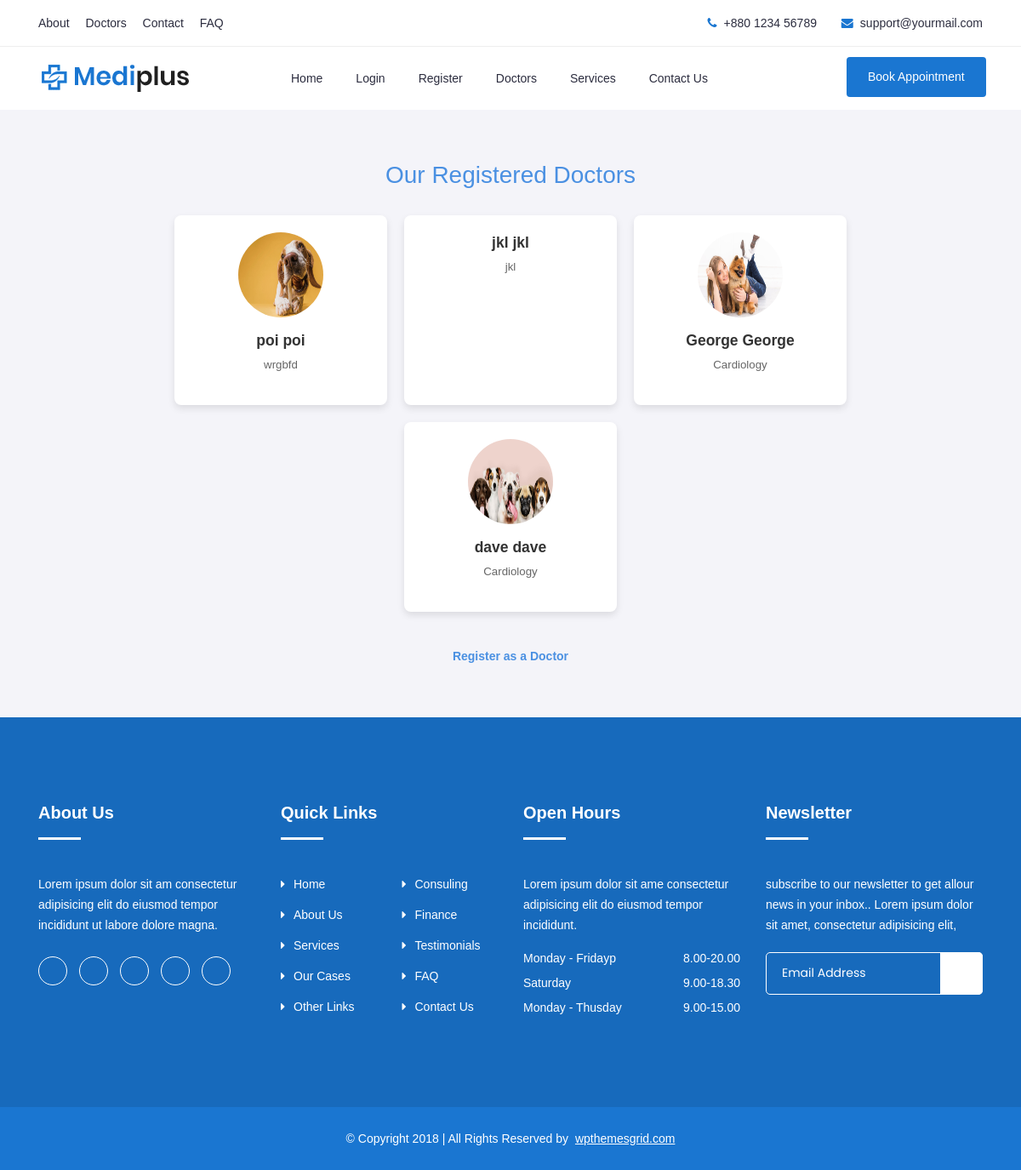
The app's page /doctors/ with its own data.
### appointments/models.py (models this page shows, shortened)
class Doctor(models.Model):
    user = models.OneToOneField(User, on_delete=models.CASCADE)
    profile_pic = models.FileField(upload_to='doctor_profile', null=True, blank=True)
    phone_number = models.CharField(max_length=250)
    address = models.TextField(blank=True, null=True)
    specialization = models.CharField(max_length=250)
    is_approved = models.BooleanField(default=False)

### appointments/views.py (the view)
# urls.py: path('doctors/', views.doctors_list, name='doctors_list'),
def doctors_list(request):
    doctors = Doctor.objects.all()  # Fetch all registered doctors
    return render(request, 'doctors.html', {'doctors': doctors, 'page':'doctors'})

### templates/doctors.html (shortened to what this page needs)
{% extends 'base.html' %}
{% load static %}
{% block content %}
<div class="containers">
    <h2 class="title">Our Registered Doctors</h2>
    <div class="doctor-cards">
        {% for doctor in doctors %}
            <div class="doctor-card">
                {% if doctor.profile_pic %}
                    <img src="{{ doctor.profile_pic.url }}" alt="Doctor Image">
                {% endif %}
                <div class="doctor-name">{{ doctor.user.first_name }} {{ doctor.user.last_name }}</div>
                <div class="doctor-specialty">{{ doctor.specialization }}</div>
            </div>
        {% empty %}
            <p class="no-doctors">No doctors registered yet.</p>
        {% endfor %}
    </div>
    <a href="{% url 'register_doctor' %}" class="register-link">Register as a Doctor</a>
</div>
{% endblock %}

### templates/base.html (shortened to what this page needs)
{% load static %}
<!doctype html>
<html class="no-js" lang="zxx">
    <head>
		<link rel="stylesheet" href="{% static '' %}css/bootstrap.min.css">
		<link rel="stylesheet" href="{% static '' %}css/nice-select.css">
        <link rel="stylesheet" href="{% static '' %}css/font-awesome.min.css">
        <link rel="stylesheet" href="{% static '' %}css/icofont.css">
		<link rel="stylesheet" href="{% static '' %}css/slicknav.min.css">
        <link rel="stylesheet" href="{% static '' %}css/owl-carousel.css">
		<link rel="stylesheet" href="{% static '' %}css/datepicker.css">
        <link rel="stylesheet" href="{% static '' %}css/animate.min.css">
        <link rel="stylesheet" href="{% static '' %}css/magnific-popup.css">
        <link rel="stylesheet" href="{% static '' %}css/normalize.css">
        <link rel="stylesheet" href="{% static '' %}css/style.css">
        <link rel="stylesheet" href="{% static '' %}css/responsive.css">
    </head>
    <body>
		<header class="header" >
			<div class="topbar">
				<div class="container">
					<div class="row">
						<div class="col-lg-6 col-md-5 col-12">
							<ul class="top-link">
								<li><a href="#">About</a></li>
								<li><a href="#">Doctors</a></li>
								<li><a href="#">Contact</a></li>
								<li><a href="#">FAQ</a></li>
							</ul>
						</div>
						<div class="col-lg-6 col-md-7 col-12">
							<ul class="top-contact">
								<li><i class="fa fa-phone"></i>+880 1234 56789</li>
								<li><i class="fa fa-envelope"></i><a href="mailto:support@yourmail.com">support@yourmail.com</a></li>
							</ul>
						</div>
					</div>
				</div>
			</div>
			<div class="header-inner">
				<div class="container">
					<div class="inner">
						<div class="row">
							<div class="col-lg-3 col-md-3 col-12">
								<div class="logo">
									<a href="/"><img src="{% static '' %}img/logo.png" alt="#"></a>
								</div>
							</div>
							<div class="col-lg-7 col-md-9 col-12">
								<div class="main-menu">
									<nav class="navigation">
										<ul class="nav menu">
											{% if page == 'index' %}
											<li class="active"><a href="{% url 'index' %}">Home </a></li>
											{% else %}
											<li><a href="{% url 'index' %}">Home </a></li>
											{% endif %}
                                            {% if user.is_authenticated %}
												{% if user.is_staff %}
													{% if user.is_superuser %}
														{% if page == 'dashboard' %}
															<li class="active"><a href="{% url 'view_appointments' %}">Welcome, {{ user.username }}!</a></li>
														{% else %}
															<li><a href="{% url 'view_appointments' %}">Welcome, {{ user.username }}!</a></li>
														{% endif %}
													{% else %}
														{% if page == 'dashboard' %}
															<li class="active"><a href="{% url 'doctor_profile' %}">Welcome, {{ user.username }}!</a></li>
														{% else %}
															<li><a href="{% url 'doctor_profile' %}">Welcome, {{ user.username }}!</a></li>
														{% endif %}
														{% if page == 'dashboard' %}
															<li class="active"><a href="{% url 'doctor_dashboard' %}">Your Appointments</a></li>
														{% else %}
															<li><a href="{% url 'doctor_dashboard' %}">Your Appointments</a></li>
														{% endif %}
													{% endif %}
												{% else %}
                                                	<li><a href="{% url 'patient_profile' %}">Welcome, {{ user.username }}!</a></li>
                                                	<li><a href="{% url 'patient_dashboard' %}">Your Appointments</a></li>
												{% endif %}
                                                <li><a href="{% url 'logout' %}">Logout</a></li>
                                            {% else %}
                                                <li><a href="{% url 'login' %}">Login</a></li>
												<li><a href="{% url 'register_patient' %}">Register</a></li>
                                            {% endif %}
											<li><a href="{% url 'doctors_list' %}">Doctors </a></li>
											<li><a href="#">Services </a></li>
											<li><a href="contact">Contact Us</a></li>
										</ul>
									</nav>
								</div>
							</div>
							<div class="col-lg-2 col-12">
								<div class="get-quote">
									<a href="{% url 'book_appointment' %}" class="btn">Book Appointment</a>
								</div>
							</div>
						</div>
					</div>
				</div>
			</div>
		</header>
        {% block content %}
        {% endblock %}
		<footer id="footer" class="footer ">
			<div class="footer-top">
				<div class="container">
					<div class="row">
						<div class="col-lg-3 col-md-6 col-12">
							<div class="single-footer">
								<h2>About Us</h2>
								<p>Lorem ipsum dolor sit am consectetur adipisicing elit do eiusmod tempor incididunt ut labore dolore magna.</p>
								<ul class="social">
									<li><a href="#"><i class="icofont-facebook"></i></a></li>
									<li><a href="#"><i class="icofont-google-plus"></i></a></li>
									<li><a href="#"><i class="icofont-twitter"></i></a></li>
									<li><a href="#"><i class="icofont-vimeo"></i></a></li>
									<li><a href="#"><i class="icofont-pinterest"></i></a></li>
								</ul>
							</div>
						</div>
						<div class="col-lg-3 col-md-6 col-12">
							<div class="single-footer f-link">
								<h2>Quick Links</h2>
								<div class="row">
									<div class="col-lg-6 col-md-6 col-12">
										<ul>
											<li><a href="#"><i class="fa fa-caret-right" aria-hidden="true"></i>Home</a></li>
											<li><a href="#"><i class="fa fa-caret-right" aria-hidden="true"></i>About Us</a></li>
											<li><a href="#"><i class="fa fa-caret-right" aria-hidden="true"></i>Services</a></li>
											<li><a href="#"><i class="fa fa-caret-right" aria-hidden="true"></i>Our Cases</a></li>
											<li><a href="#"><i class="fa fa-caret-right" aria-hidden="true"></i>Other Links</a></li>
										</ul>
									</div>
									<div class="col-lg-6 col-md-6 col-12">
										<ul>
											<li><a href="#"><i class="fa fa-caret-right" aria-hidden="true"></i>Consuling</a></li>
											<li><a href="#"><i class="fa fa-caret-right" aria-hidden="true"></i>Finance</a></li>
											<li><a href="#"><i class="fa fa-caret-right" aria-hidden="true"></i>Testimonials</a></li>
											<li><a href="#"><i class="fa fa-caret-right" aria-hidden="true"></i>FAQ</a></li>
											<li><a href="#"><i class="fa fa-caret-right" aria-hidden="true"></i>Contact Us</a></li>
										</ul>
									</div>
								</div>
							</div>
						</div>
						<div class="col-lg-3 col-md-6 col-12">
							<div class="single-footer">
								<h2>Open Hours</h2>
								<p>Lorem ipsum dolor sit ame consectetur adipisicing elit do eiusmod tempor incididunt.</p>
								<ul class="time-sidual">
									<li class="day">Monday - Fridayp <span>8.00-20.00</span></li>
									<li class="day">Saturday <span>9.00-18.30</span></li>
									<li class="day">Monday - Thusday <span>9.00-15.00</span></li>
								</ul>
							</div>
						</div>
						<div class="col-lg-3 col-md-6 col-12">
							<div class="single-footer">
								<h2>Newsletter</h2>
								<p>subscribe to our newsletter to get allour news in your inbox.. Lorem ipsum dolor sit amet, consectetur adipisicing elit,</p>
								<form action="mail/mail.php" method="get" target="_blank" class="newsletter-inner">
									<input name="email" placeholder="Email Address" class="common-input" onfocus="this.placeholder = ''"
										onblur="this.placeholder = 'Your email address'" required="" type="email">
									<button class="button"><i class="icofont icofont-paper-plane"></i></button>
								</form>
							</div>
						</div>
					</div>
				</div>
			</div>
			<div class="copyright">
				<div class="container">
					<div class="row">
						<div class="col-lg-12 col-md-12 col-12">
							<div class="copyright-content">
								<p>© Copyright 2018  |  All Rights Reserved by <a href="https://www.wpthemesgrid.com" target="_blank">wpthemesgrid.com</a> </p>
							</div>
						</div>
					</div>
				</div>
			</div>
		</footer>
    </body>
</html>

### templates/doctors.html (style rules this page uses)
body { font-family: Arial, sans-serif; background-color: #f4f4f9; color: #333; margin: 0; padding: 0; }
.containers { max-width: 1000px; margin: 40px auto; padding: 20px; }
.title { text-align: center; color: #4A90E2; font-size: 2em; margin-bottom: 30px; }
.doctor-cards { display: flex; flex-wrap: wrap; gap: 20px; justify-content: center; }
.doctor-card { background-color: #ffffff; width: 250px; border-radius: 8px; box-shadow: 0 4px 8px rgba(0, 0, 0, 0.1); padding: 20px; text-align: center; transition: transform 0.3s ease; }
.doctor-card img { width: 100px; height: 100px; border-radius: 50%; margin-bottom: 15px; }
.doctor-name { font-size: 1.25em; color: #333; font-weight: bold; margin-bottom: 5px; }
.doctor-specialty { font-size: 0.95em; color: #666; margin-bottom: 15px; }
.register-link { display: block; text-align: center; margin-top: 40px; font-size: 1em; color: #4A90E2; font-weight: bold; text-decoration: none; transition: color 0.3s; }

### records on screen
Doctor: profile_pic (picture), user.first_name "poi", user.last_name "poi", specialization "wrgbfd"
Doctor: user.first_name "jkl", user.last_name "jkl", specialization "jkl"
Doctor: profile_pic (picture), user.first_name "George", user.last_name "George", specialization "Cardiology"
Doctor: profile_pic (picture), user.first_name "dave", user.last_name "dave", specialization "Cardiology"
